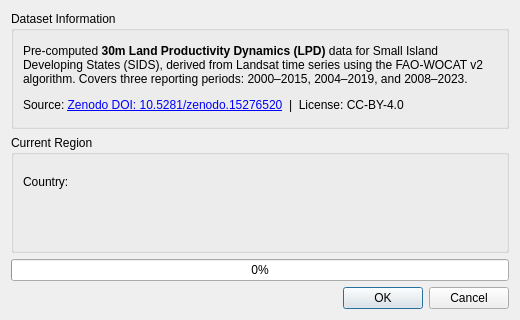
<?xml version="1.0" encoding="UTF-8"?>
<ui version="4.0">
 <class>DlgDownloadSIDS</class>
 <widget class="QDialog" name="DlgDownloadSIDS">
  <property name="geometry">
   <rect>
    <x>0</x>
    <y>0</y>
    <width>520</width>
    <height>320</height>
   </rect>
  </property>
  <property name="windowTitle">
   <string>Download 30m Land Productivity Dynamics for SIDS</string>
  </property>
  <layout class="QVBoxLayout" name="verticalLayout">
   <item>
    <widget class="QGroupBox" name="groupBox_info">
     <property name="title">
      <string>Dataset Information</string>
     </property>
     <layout class="QVBoxLayout" name="verticalLayout_info">
      <item>
       <widget class="QLabel" name="lbl_description">
        <property name="text">
         <string>&lt;html&gt;&lt;body&gt;&lt;p&gt;Pre-computed &lt;b&gt;30m Land Productivity Dynamics (LPD)&lt;/b&gt; data for Small Island Developing States (SIDS), derived from Landsat time series using the FAO-WOCAT v2 algorithm. Covers three reporting periods: 2000–2015, 2004–2019, and 2008–2023.&lt;/p&gt;&lt;p&gt;Source: &lt;a href=&quot;https://zenodo.org/records/15276520&quot;&gt;Zenodo DOI: 10.5281/zenodo.15276520&lt;/a&gt; &amp;nbsp;|&amp;nbsp; License: CC-BY-4.0&lt;/p&gt;&lt;/body&gt;&lt;/html&gt;</string>
        </property>
        <property name="wordWrap">
         <bool>true</bool>
        </property>
        <property name="openExternalLinks">
         <bool>true</bool>
        </property>
       </widget>
      </item>
     </layout>
    </widget>
   </item>
   <item>
    <widget class="QGroupBox" name="groupBox_region">
     <property name="title">
      <string>Current Region</string>
     </property>
     <layout class="QVBoxLayout" name="verticalLayout_region">
      <item>
       <widget class="QLabel" name="lbl_country">
        <property name="text">
         <string>Country: <i>detecting...</i></string>
        </property>
        <property name="wordWrap">
         <bool>true</bool>
        </property>
       </widget>
      </item>
      <item>
       <widget class="QLabel" name="lbl_status">
        <property name="visible">
         <bool>false</bool>
        </property>
        <property name="text">
         <string/>
        </property>
        <property name="wordWrap">
         <bool>true</bool>
        </property>
       </widget>
      </item>
     </layout>
    </widget>
   </item>
   <item>
    <widget class="QProgressBar" name="progress_bar">
     <property name="visible">
      <bool>false</bool>
     </property>
     <property name="value">
      <number>0</number>
     </property>
    </widget>
   </item>
   <item>
    <widget class="QDialogButtonBox" name="buttonBox">
     <property name="standardButtons">
      <set>QDialogButtonBox::Cancel|QDialogButtonBox::Ok</set>
     </property>
    </widget>
   </item>
  </layout>
 </widget>
 <resources/>
 <connections/>
</ui>
